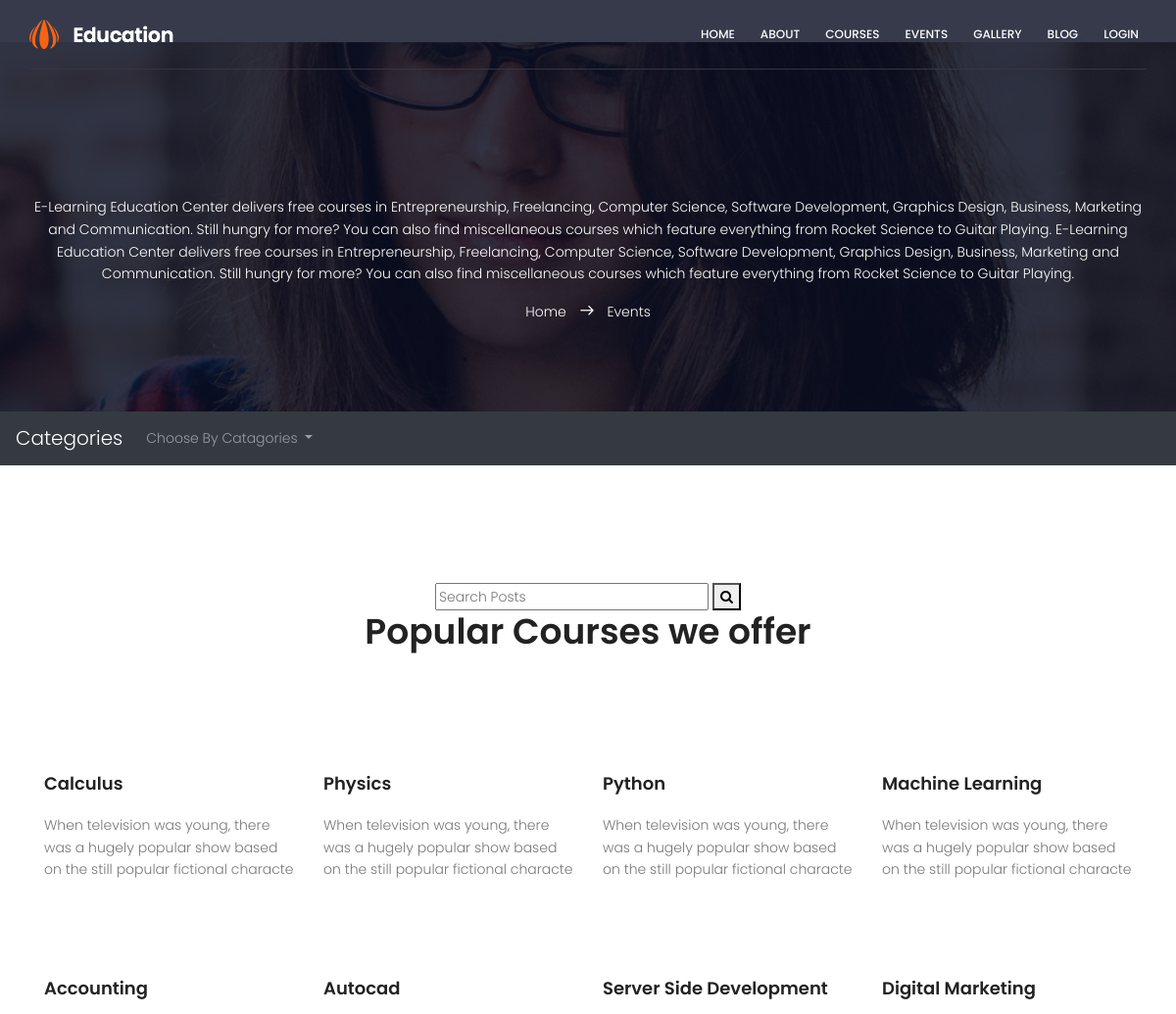
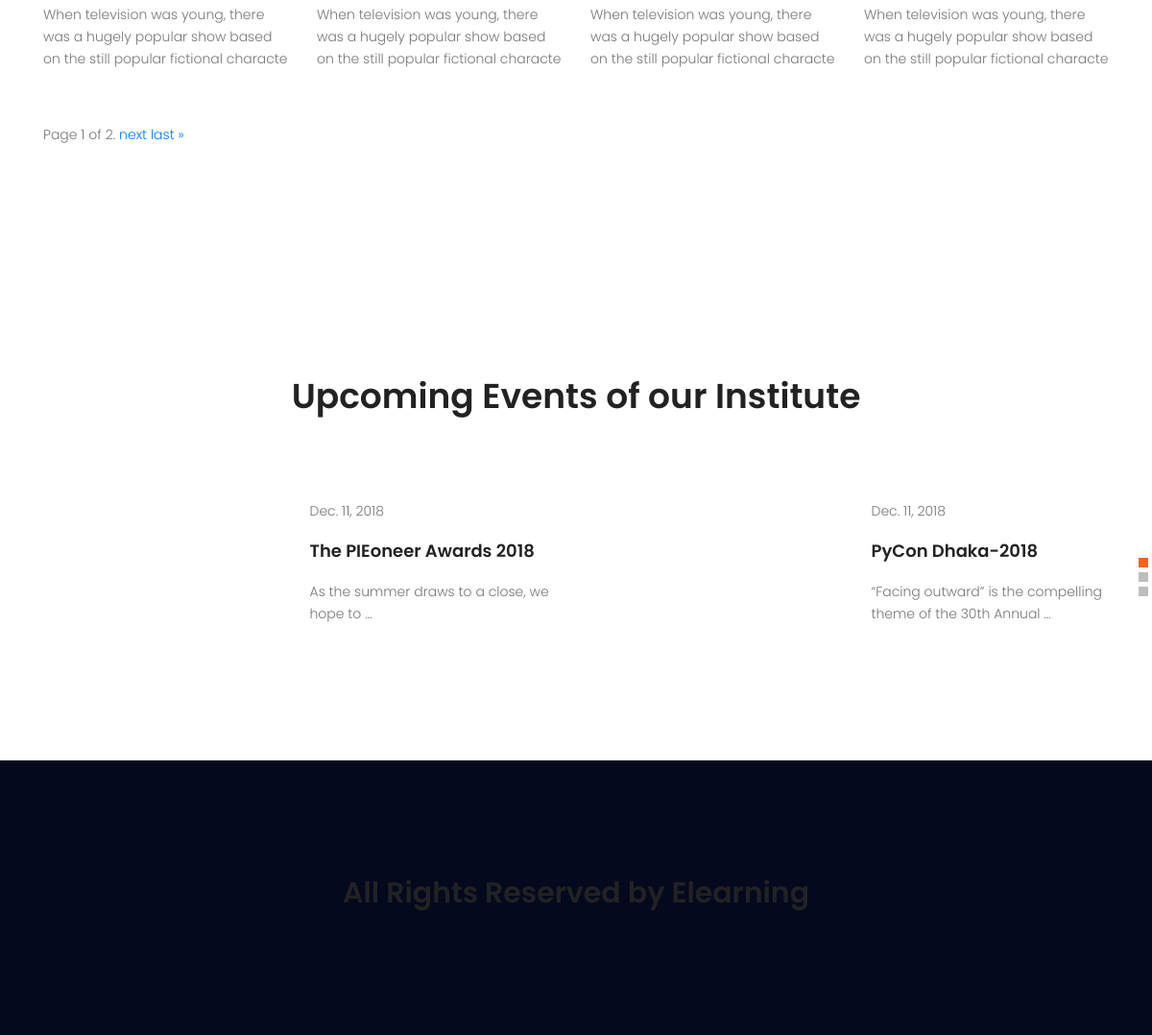
Screenshot of /courses with the database file from the repository (2 pictures, top to bottom).
### project/models.py (models this page shows, shortened)
class subcategory(models.Model):
    name=models.CharField(max_length=200)
    details = models.TextField()
    image = models.FileField()
    category = models.ForeignKey(category, on_delete=models.CASCADE)
    syllebus=models.FileField(upload_to='documents/')

class events(models.Model):
    events_author=models.ForeignKey(author,on_delete=models.CASCADE)
    body=models.TextField()
    name=models.CharField(max_length=200)
    posted_on = models.DateField(auto_now=False, auto_now_add=True)
    updated_on = models.DateField(auto_now=True, auto_now_add=False)
    start_date=models.DateField()
    finish_date=models.DateField()
    image=models.FileField()
    category=models.ForeignKey(category,on_delete=models.CASCADE)
    venue=models.CharField(max_length=100)
    street=models.CharField(max_length=100)
    city=models.CharField(max_length=100)

### project/views.py (the view)
# urls.py: path('courses', views.courses, name="courses"),
def courses(request):
    coursecat = category.objects.all()
    subcat = subcategory.objects.all()
    subcatmenu = subcategory.objects.all()
    search = request.GET.get('q')
    if search:
        subcat = subcategory.objects.filter(
            Q(name__icontains=search)
        )
    post = events.objects.all()[:5]
    paginator = Paginator(subcat, 8)  # Show events per page
    page = request.GET.get('page')
    total_course = paginator.get_page(page)
    contex = {
        "coursecat": coursecat,
        "subcat": total_course,
        "post": post,
        "subcatmenu": subcatmenu
    }
    return render(request,'courses.html',contex)

### templates/courses.html (shortened to what this page needs)
	<!DOCTYPE html>
	<html lang="zxx" class="no-js">
	<head>
		{% load static %}
			<link rel="stylesheet" href="{% static 'css/linearicons.css' %}">
			<link rel="stylesheet" href="{% static 'css/font-awesome.min.css' %}">
			<link rel="stylesheet" href="{% static 'css/bootstrap.css' %}">
			<link rel="stylesheet" href="{% static 'css/magnific-popup.css' %}">
			<link rel="stylesheet" href="{% static 'css/nice-select.css' %}">
			<link rel="stylesheet" href="{% static 'css/animate.min.css' %}">
			<link rel="stylesheet" href="{% static 'css/owl.carousel.css' %}">
			<link rel="stylesheet" href="{% static 'css/jquery-ui.css' %}">
			<link rel="stylesheet" href="{% static 'css/main.css' %}">
		</head>
		<body>
		  <header id="header" id="home">
		    <div class="container main-menu">
		    	<div class="row align-items-center justify-content-between d-flex">
			      <div id="logo">
			        <a href="index.html"><img src="img/logo.png" alt="" title="" /></a>
			      </div>
			      <nav id="nav-menu-container">
			        <ul class="nav-menu">
					  {% if request.user.is_authenticated %}
						<li class="menu-has-children"><a href="{% url 'logout' %}">Logout</a></li>
						<li class="menu-has-children"><a href="{% url 'profile' %}">Profile</a></li>
						{% else %}
						<li><a href="http://127.0.0.1:8000/index">Home</a></li>
			          <li><a href="http://127.0.0.1:8000/about">About</a></li>
			          <li><a href="http://127.0.0.1:8000/courses">Courses</a></li>
			          <li><a href="http://127.0.0.1:8000/library">Events</a></li>
			          <li><a href="http://127.0.0.1:8000/gallery">Gallery</a></li>
			          <li class="menu-has-children"><a href="http://127.0.0.1:8000/blog">Blog</a></li>
						<li class="menu-has-children"><a href="{% url 'login' %}">Login</a></li>
						{% endif %}
			        </ul>
			      </nav>
		    	</div>
		    </div>
		  </header>
			<section class="banner-area relative about-banner" id="home">
				<div class="overlay overlay-bg"></div>
				<div class="container">
					<div class="row d-flex align-items-center justify-content-center">
						<div class="about-content col-lg-12">
							<p class="text-white">
								E-Learning Education Center delivers free courses in Entrepreneurship,
	  							Freelancing, Computer Science, Software Development, Graphics Design,
								  Business, Marketing and Communication. Still hungry for more?
								  You can also find miscellaneous courses which feature everything
								  from Rocket Science to Guitar Playing.
															E-Learning Education Center delivers free courses in Entrepreneurship,
								  Freelancing, Computer Science, Software Development, Graphics Design,
								  Business, Marketing and Communication. Still hungry for more?
								  You can also find miscellaneous courses which feature everything
								  from Rocket Science to Guitar Playing.
							</p>
							<p class="text-white link-nav"><a href="http://127.0.0.1:8000/index">Home </a>  <span class="lnr lnr-arrow-right"></span>  <a href="http://127.0.0.1:8000/library"> Events</a></p>
						</div>
					</div>
				</div>
			</section>
            <nav class="navbar navbar-expand-lg navbar-dark bg-dark">
                  <a class="navbar-brand" href="#">Categories</a>
              <div class="collapse navbar-collapse" id="navbarSupportedContent">
                <ul class="navbar-nav mr-auto">
                  <li class="nav-item dropdown">
                    <a class="nav-link dropdown-toggle" href="#" id="navbarDropdown" role="button" data-toggle="dropdown" aria-haspopup="true" aria-expanded="false">
                      Choose By Catagories
                    </a>
                  </li>
                </ul>
              </div>
            </nav>
			<section class="popular-courses-area section-gap courses-page">
				<div class="container">
					<div class="row d-flex justify-content-center">
						<div class="menu-content pb-70 col-lg-8">
							<div class="title text-center">
								<div class="single-sidebar-widget search-widget">
									<form class="search-form" action="" method="GET">
			                            <input placeholder="Search Posts" value="{{ request.GET.q }}" name="q" type="text" onfocus="this.placeholder = ''" onblur="this.placeholder = 'Search Posts'" >
			                            <button type="submit"><i class="fa fa-search"></i></button>
			                        </form>
								</div>
							</div>
                            <div class="title text-center">
								<h1 class="mb-10">Popular Courses we offer</h1>
							</div>
						</div>
					</div>
					<div class="row">
						{% for p in subcat %}
						<div class="single-popular-carusel col-lg-3 col-md-6">
							<div class="thumb-wrap relative">
								<div class="thumb relative">
									<div class="overlay overlay-bg"></div>
								</div>
							</div>
							<div class="details">
								<a href="{% url 'lecture' name=p.name %}">
									<h4>
										{{p.name}}
									</h4>
								</a>
								<p>
									When television was young, there was a hugely popular show based on the still popular fictional characte
								</p>
							</div>
						</div>
						{% endfor %}
						<div class="container-fluid">
								<div class="pagination">
    <span class="step-links">
        <span class="current">
            Page {{ subcat.number }} of {{ subcat.paginator.num_pages }}.
        </span>
        {% if subcat.has_next %}
            <a href="?page={{ subcat.next_page_number }}">next</a>
            <a href="?page={{ subcat.paginator.num_pages }}">last &raquo;</a>
        {% endif %}
    </span>
</div>
							</div>
                    </div>
				</div>
			</section>
			<section class="upcoming-event-area section-gap">
				<div class="container">
					<div class="row d-flex justify-content-center">
						<div class="menu-content pb-70 col-lg-8">
							<div class="title text-center">
								<h1 class="mb-10">Upcoming Events of our Institute</h1>
							</div>
						</div>
					</div>
					<div class="row">
						<div class="active-upcoming-event-carusel">
                            {% for p in post %}
							<div class="single-carusel row align-items-center">
                                <div class="col-12 col-md-6 thumb">
								</div>
								<div class="detials col-12 col-md-6">
									<p>{{p.updated_on}}</p>
									<a href="{% url 'event_details' id=p.id %}"><h4>{{p.name}}
									</h4></a>
									<p>
										{{p.body|truncatewords:10}}
									</p>
								</div>
							</div>
                            {% endfor %}
						</div>
                    </div>
				</div>
			</section>
			<footer class="footer-area section-gap">
								<h2 class="mb-10" style="text-align: center">All Rights Reserved by Elearning</h2>
			</footer>
		</body>
	</html>

### project/static/css/main.css (style rules this page uses)
body { color:#777;font-family:"Poppins",sans-serif;font-size:14px;font-weight:300;line-height:1.625em;position:relative }
ol,ul { margin:0;padding:0;list-style:none }
a { -webkit-transition:all 0.3s ease 0s;-moz-transition:all 0.3s ease 0s;-o-transition:all 0.3s ease 0s;transition:all 0.3s ease 0s }
a,a:focus,a:hover { text-decoration:none;outline:0 }
h1,h2,h3,h4,h5,h6 { font-family:"Poppins",sans-serif;color:#222;line-height:1.2em !important;margin-bottom:0;margin-top:0;font-weight:600 }
h1,.h1 { font-size:36px }
h2,.h2 { font-size:30px }
h4,.h4 { font-size:18px }
.mb-10 { margin-bottom:10px }
.pb-70 { padding-bottom:70px }
.text-white { color:#fff }
.text-center { text-align:center }
.relative { position:relative }
.overlay { position:absolute;left:0;right:0;top:0;bottom:0 }
h1 { font-size:36px }
h2 { font-size:30px }
h4 { font-size:18px }
h1,h2,h3,h4,h5,h6 { line-height:1.5em }
.main-menu { padding-bottom:20px;padding-top:20px;border-bottom:1px solid #39353e }
#header { position:fixed;left:0;top:0;right:0;transition:all 0.5s;z-index:997 }
#header #logo img { padding:0;margin:0 }
.nav-menu,.nav-menu * { margin:0;padding:0;list-style:none }
.nav-menu li { position:relative;white-space:nowrap }
.nav-menu>li { float:left }
.nav-menu a { padding:0 8px 0px 8px;text-decoration:none;display:inline-block;color:#fff;font-weight:500;font-size:12px;text-transform:uppercase;outline:none }
.nav-menu>li { margin-left:10px }
#mobile-nav { position:fixed;top:0;padding-top:18px;bottom:0;z-index:998;background:rgba(0,0,0,0.8);left:-260px;width:260px;overflow-y:auto;transition:0.4s }
#mobile-nav ul { padding:0;margin:0;list-style:none }
#mobile-nav ul li { position:relative }
#mobile-nav ul li a { color:#fff;font-size:13px;text-transform:uppercase;overflow:hidden;padding:10px 22px 10px 15px;position:relative;text-decoration:none;width:100%;display:block;outline:none;font-weight:400 }
.section-gap { padding:120px 0 }
.banner-area { background:url(../img/banner-bg.jpg) right;background-size:cover }
.banner-area .overlay-bg { background-color:rgba(4,9,30,0.8) }
.single-popular-carusel .thumb { overflow:hidden }
.single-popular-carusel .details h4 { -webkit-transition:all 0.3s ease 0s;-moz-transition:all 0.3s ease 0s;-o-transition:all 0.3s ease 0s;transition:all 0.3s ease 0s;margin:20px 0px }
.single-carusel h4 { margin-top:20px;margin-bottom:20px }
.single-carusel p { margin-top:0px !important;margin-bottom:0px }
.single-carusel .thumb { overflow:hidden }
.single-carusel .detials h4 { -webkit-transition:all 0.3s ease 0s;-moz-transition:all 0.3s ease 0s;-o-transition:all 0.3s ease 0s;transition:all 0.3s ease 0s }
.single-carusel .detials p { margin-top:20px }
.link-nav { margin-top:10px;margin-bottom:0px }
.about-banner { background:url(../img/top-banner.jpg) right no-repeat;background-size:cover }
.about-content { margin-top:110px;padding:90px 0px;text-align:center }
.about-content a { color:#fff;font-weight:300;font-size:14px }
.about-content .lnr { margin:0px 10px;font-weight:600 }
.courses-page .single-popular-carusel { margin-bottom:40px }
.footer-area { background-color:#04091e }

### rows the page displays
subcategory: name "Calculus"
subcategory: name "Physics"
subcategory: name "Python"
subcategory: name "Machine Learning"
subcategory: name "Accounting"
subcategory: name "Autocad"
subcategory: name "Server Side Development"
subcategory: name "Digital Marketing"
events: updated_on "Dec. 11, 2018", name "The PIEoneer Awards 2018", body "As the summer draws to a close, we hope to …"
events: updated_on "Dec. 11, 2018", name "PyCon Dhaka-2018", body "“Facing outward” is the compelling theme of the 30th Annual …"

### other values shown
{{ subcat.number }} "1"
{{ subcat.paginator.num_pages }} "2"
